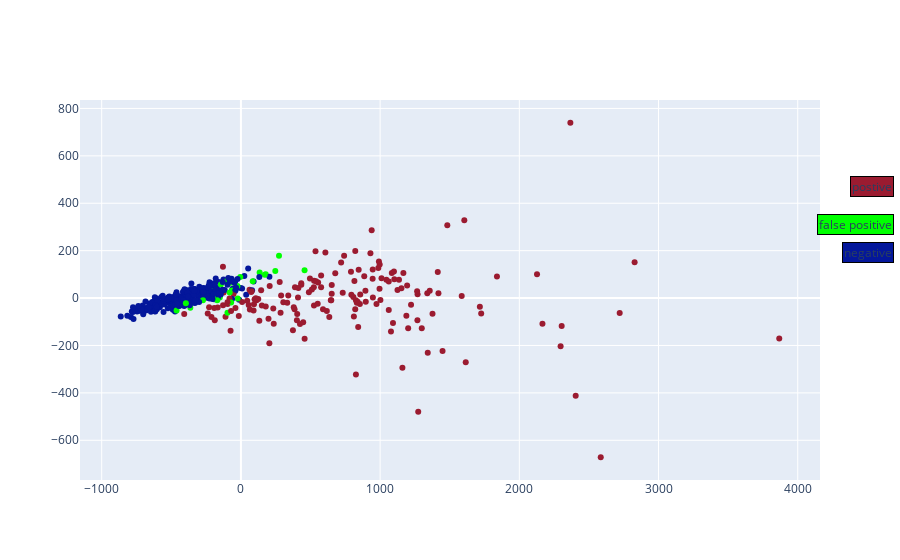

The code cell stored with this chart in its notebook:
### Code cell
import plotly.graph_objects as go
X_pca_train=pca.transform(train.iloc[:,1:].values)
train_color=pd.Series(y.numpy())
train_color=train_color.map({1:'#9B1B30',0:'#04179B'})
train_color[np.ravel( np.argwhere((pred.numpy()!=y.numpy())==True))]='#00ff00'

fig = go.Figure()
fig.add_trace(go.Scatter(
    x=X_pca_train[:,0],
    y=X_pca_train[:,1],
    mode="markers+text",
    marker_color=train_color,
    
))
fig.update_layout(
   showlegend=False,
    annotations=layout
)

fig.show()

### Figure 1 — Plotly figure (JSON) as saved in the notebook; plotly's stock layout.template omitted (floating-point values rounded to 4 significant figures; data arrays with more than 128 entries replaced by an {"elided": "..."} marker saying what was removed)
{"data": [{"marker": {"color": {"elided": "455 str values"}}, "mode": "markers+text", "type": "scatter", "x": {"elided": "455 float values"}, "y": {"elided": "455 float values"}}], "layout": {"annotations": [{"align": "left", "bgcolor": "#9B1B30", "bordercolor": "black", "borderwidth": 1, "showarrow": false, "text": "postive", "x": 1.1, "xref": "paper", "y": 0.8, "yref": "paper"}, {"align": "left", "bgcolor": "#00ff00", "bordercolor": "black", "borderwidth": 1, "showarrow": false, "text": "false positive", "x": 1.1, "xref": "paper", "y": 0.7, "yref": "paper"}, {"align": "left", "bgcolor": "#04179B", "bordercolor": "black", "borderwidth": 1, "showarrow": false, "text": "negative", "x": 1.1, "xref": "paper", "y": 0.6, "yref": "paper"}], "showlegend": false}}
